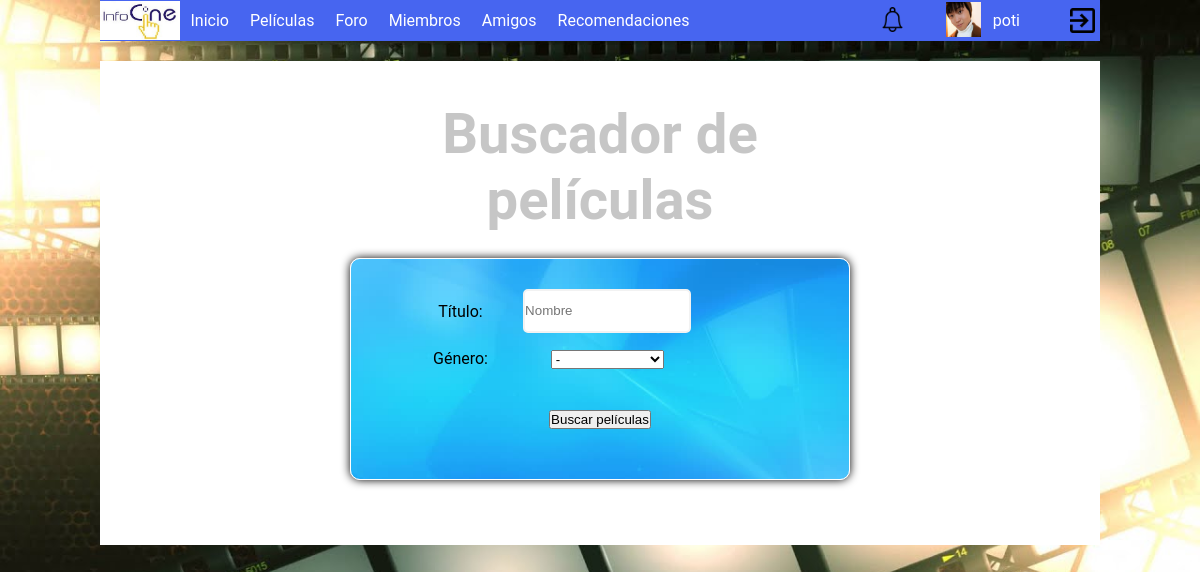
/buscarPelicula.php (signed in), run on the app's committed database.
### tables this page shows
CREATE TABLE `usuario` (
  `apodo` varchar(20) NOT NULL,
  `nombre` varchar(30) NOT NULL,
  `apellidos` varchar(60) NOT NULL,
  `email` varchar(60) NOT NULL,
  `ntarjeta` bigint(255) NOT NULL,
  `contrasena` varchar(255) NOT NULL,
  `inicioAbono` datetime NOT NULL DEFAULT current_timestamp(),
  `tipoAbono` varchar(20) DEFAULT NULL,
  `rol` enum('admin','user') NOT NULL,
  `urlFoto` varchar(100) NOT NULL
);

### includes/peliculas/DAOGenero.php (called while the page is built, shortened)
<?php
class DAOGenero {
	public static function list(){
		$app = Aplicacion::getSingleton();
        $conn = $app->conexionBd();
    	$sql = sprintf("SELECT * FROM genero");
    	$resultado = $conn->query($sql);
    	while($fila = $resultado->fetch_assoc()){
			$genero = new TOGenero();
			$genero->setIdGenero($fila['idGenero']);
			$genero->setTipo($fila['tipo']);
			$generos[] = $genero;
		}
		return $generos;
	}
}
?>

### includes/DAONotificaciones.php (called while the page is built, shortened)
<?php
class DAONotificaciones
{
  public static function getNumeroNotificaciones($user)
  {
    $app = Aplicacion::getSingleton();
    $conn = $app->conexionBd();
    $sql = sprintf("SELECT * FROM notificaciones  WHERE user = '%s'",
    $conn->real_escape_string($user));
    $result = $conn->query($sql);
    $num = 0;
    return $num;
  }
}

### includes/DAOUsuario.php (called while the page is built, shortened)
<?php
class DAOUsuario
{
	public static function read($apodo) {
		$app = Aplicacion::getSingleton();
        $conn = $app->conexionBd();
		$sql=sprintf("select * from usuario where apodo='%s'", $conn->real_escape_string($apodo));
		$resultado = $conn->query($sql);
		$datos = $resultado->fetch_assoc();
		$usuario = new TOUsuario();
		$usuario->setApodo($datos['apodo']);
		$usuario->setNombre($datos['nombre']);
		$usuario->setApellidos($datos['apellidos']);
		$usuario->setEmail($datos['email']);
		$usuario->setNtarjeta($datos['ntarjeta']);
		$usuario->setContrasena($datos['contrasena']);
		$usuario->setTipoAbono($datos['tipoAbono']);
		$usuario->setInicioAbono($datos['inicioAbono']);
		$usuario->setRol($datos['rol']);
		$usuario->seturlFoto($datos['urlFoto']);
		return $usuario;
	}
}
?>

### includes/TOUsuario.php (called while the page is built, shortened)
<?php
class TOUsuario
{
	private $apodo;
	private $urlFoto;
	public function getApodo() {
		return $this->apodo;
	}
	public function geturlFoto(){
		return $this->urlFoto;
	}
	public function setApodo($_apodo) {
		$this->apodo = $_apodo;
	}
	public function seturlFoto($_urlFoto){
		$this->urlFoto = $_urlFoto;
	}
}
?>

### includes/peliculas/FormBuscarPelicula.php (the view, shortened to what this page needs)
<?php
class FormBuscarPelicula extends Form
{
	protected function generaCamposFormulario($datosIniciales)
    {
        $resultado = '
        <div class="login">
        <div class="login-header">
        <h1>Buscador de películas</h1>
        </div>
        <div class="login-form">
        <table>
			<tr>
				<td>
					<label for="nombre">Título: </label>
				</td>
				<td>
					<input id="nombre" type="text" placeholder="Nombre" name="nombre">
				</td>
            </tr>
			<tr>
				<td>
					<label for="abono">Género: </label>
				</td>
                <td>
                <select name="genero">
                <option value="0" > - </option>';
                $generos = DAOGenero::list();
				foreach ($generos as $genero) {
					$resultado = $resultado . '<option value="' . $genero->getIdGenero() . '" >' . $genero->getTipo() . '</option>';
				}
                $resultado = $resultado . '
                </select>
                </td>
			</tr>
			</table>
            <br> <br>
			<button type="submit" name="buscarPelicula">Buscar películas</button>
            </div>
            </div>';
    return $resultado;
    }
}
?>

### includes/comun/cabecera.php (shortened to what this page needs)
<header>
	<nav>
		<div class="logo">
			<img src="media/logo.jpg" alt="logo" width="50">
		</div>
		<a href='index.php'>Inicio</a>
		<a href='peliculas.php'>Películas</a>
		<a href='foro_inicio.php'>Foro</a>
		<a href='miembros.php'>Miembros</a>
		<?php
		if(isset($_SESSION["login"])){
			echo "<a href='amigos.php'>Amigos</a>";
			echo "<a href='pelisRecomendadas.php'>Recomendaciones</a>";
		}
		?>
	</nav>
	<div>
		<?php
		if(isset($_SESSION["login"])){
		$num = DAONotificaciones::getNumeroNotificaciones($_SESSION["usuario"]);
		if($num!=0){
			echo '<a href="notificaciones.php" id="campana"><img src="media/notificaciones.png" alt="campana" id="notificacion"><span class="badge">'.$num.'</span></a>';
		} else{
			echo '<a href="notificaciones.php" id="campana"><img src="media/notificaciones.png" alt="campana" id="notificacion"></a>';
		}
	}
		?>
	</div>
		<?php
		if(!isset($_SESSION["login"])){
			echo ' <div>
			<a class="loginBot" href="login.php">Login</a>
			<a class="loginBot" href="signin.php">Registrarse</a>
			</div>';
		}
		else{
			$user = $_SESSION["usuario"];
			$miCuenta = DAOUsuario::read( $user );
			echo '<a class="loginBot"> <img src=' . $miCuenta->geturlFoto() . ' alt="imagen ' . $miCuenta->getApodo() . '" id="avatarCabecera""> </a>';
			echo '<div>
			<ul class="menu">
			<li> '. $miCuenta->getApodo() .'
			<ul class="submenu">
			<li><a class="loginBot" href="miCuenta.php"> Mi Perfil </a></li>
			<li><a class="loginBot" href="modificarCuenta.php"> Modificar perfil</a></li>
			<li><a class="loginBot" href="modificarPassword.php"> Modificar contraseña </a></li>
			<li><a class="loginBot" href="logout.php"> Cerrar Sesión </a></li>
			</ul>
			</li>
			</ul>
			</div>';
			echo '<div> <a href="logout.php"> <img src="media/cerrar_sesion.png" alt="imagen" id="cerrarSesion""></a>
				</div>';
		}
		?>
</header>

### css/general.css (style rules this page uses)
* { margin: 0; padding: 0; }
body { background-image:url('../media/css/fondoGlobal.jpg'); background-size: 100%; color: #000; font-family: 'Roboto', sans-serif; }
#avatarCabecera { width: 35px; height: 35px; margin-top: 2px; margin-right: 2px; }
header div { display: flex; }
#notificacion { width: 25px; height: 25px; margin-top: 2px; margin-right: 2px; }
#campana { position: relative; left: 180px; }
#cerrarSesion { width: 25px; height: 25px; float: right; top: 2px; cursor: pointer; margin-right: 5px; }
header { grid-area: header; background: #4765F0; width: 100%; max-width: 1000px; margin: auto; display: flex; justify-content: space-between; align-items:center; flex-direction: row; flex-wrap: wrap; }
header nav { width: 60%; display: flex; flex-wrap: wrap; align-items: center; }
header nav .logo img { width: 80px; vertical-align: top; }
header nav a { color: #fff; text-align: center; text-decoration: none; padding: 10px; display: inline-block; flex-grow: 1; }
header .loginBot { color:#fff; text-decoration: none; margin: inherit; margin-right: 10px; }
.menu > li { position: relative; display: inline-block; margin-right: 50px; color: #fff; }

### css/editCuenta.css (style rules this page uses)
.login { margin:0 auto; max-width:500px; text-align: center; }
.login-header { color:#aaaa; text-align:center; font-size:300%; }
.login-form { border:.5px solid #fff; border-radius:10px; box-shadow:0px 0px 10px #000; background-image: url("../media/css/fondoCuenta.jpg"); background-size: cover; }
.login-form { box-sizing:border-box; padding-top:15px; padding-bottom:10%; margin:5% auto; }
.login-form label { padding-left: 80px; }
.login input[type="text"], .login input[type="password"], .login input[type="nombrecompleto"], .login input[type="email"], .login input[type="number"], .login input[type="apodo"] { max-width:400px; width: 70%; line-height:3em; font-family: 'Ubuntu', sans-serif; margin:1em 2em; border-radius:5px; border:2px solid #f2f2f2; outline:none; }

### data on the page
usuario: urlFoto (picture), apodo "poti"
